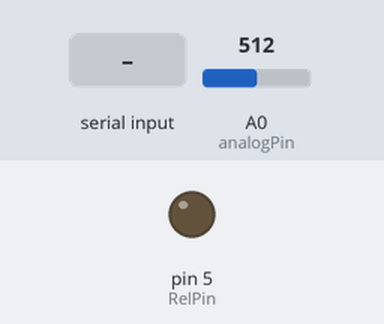
Simulated run of this sketch. Board: Arduino Uno, built with avr-gcc and run on an emulated ATmega328P. On the bench: output pins drawn as LEDs (lit = HIGH). Inputs (shaded band) come from the test bench; at power-on: A0 (analogPin) = 512. What the sketch prints to the serial monitor is not drawn.

Above: at 1.2 s.
1.3 s: "s" received over Serial
At 2.35 s:
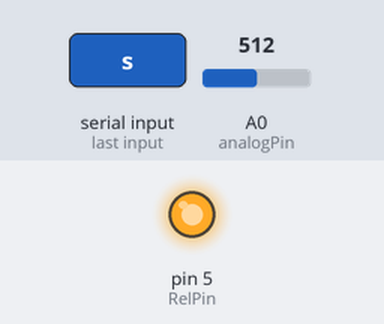
6.4 s: "30,150\n" received over Serial
Timing chart, 0 to 9.4 s (numbered marks = the images above; inputs shaded):
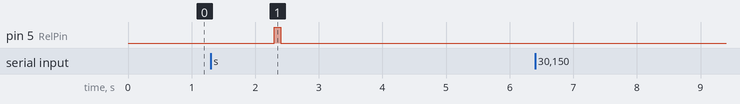

The sketch:

analog_test.ino
```cpp
#define analogPin A0
#define RelPin 5

short analogValue;
byte buff[6];
unsigned long duration, startTime, Duration_AC, durationLimit, Delay;
String data_array[10];
String command;

void setup() {
  Serial.begin(250000);

  Duration_AC = 100 * pow(10, 3); // ms
  Delay = 1 * pow(10, 3); // ms
  durationLimit  = Delay + (2 * Duration_AC); //ms

  pinMode(RelPin, OUTPUT);
  digitalWrite(RelPin, LOW);
}

void loop() {
  if (Serial.available() > 0) {
    command = Serial.readString();
    if (command == "s") {
      startTime = micros();
    } else {
      durationLimit = command.substring(command.indexOf("s") + 1).toInt();
      Duration_AC = durationLimit * 0.6;
      Delay = durationLimit * 0.1;
      startTime = micros();
    }
  }

  if (startTime != 0) {
    duration = micros() - startTime;
    if (duration < durationLimit) {

      if ( (duration >= Delay) && (duration <= (Delay + Duration_AC)) ) {
        digitalWrite(RelPin, HIGH);
      } else {
        digitalWrite(RelPin, LOW);
      }

      writeData();
    } else {
      digitalWrite(RelPin, LOW);
      startTime = 0;
    }
  }
}

void writeData() {
  analogValue = analogRead(analogPin);
  buff[0] = analogValue & 0xFF;
  buff[1] = analogValue >> 8 & 0xFF;
  buff[2] = duration & 0xFF;
  buff[3] = duration >> 8 & 0xFF;
  buff[4] = duration >> 16 & 0xFF;
  buff[5] = duration >> 24 & 0xFF;
  Serial.write(buff, sizeof(buff));
}
```

Measured:
- after the input at 1.3 s, pin 5 (RelPin): LOW → HIGH after 1.0 s, → LOW 0.10 s later
